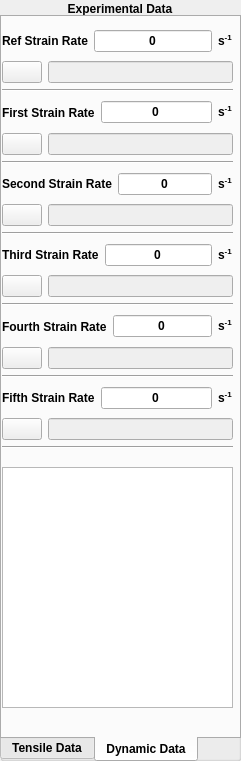
  <widget class="QGroupBox" name="groupBox">
   <property name="geometry">
    <rect>
     <x>0</x>
     <y>100</y>
     <width>241</width>
     <height>761</height>
    </rect>
   </property>
   <property name="font">
    <font>
     <weight>75</weight>
     <bold>true</bold>
    </font>
   </property>
   <property name="styleSheet">
    <string notr="true"/>
   </property>
   <property name="title">
    <string>Experimental Data</string>
   </property>
   <property name="alignment">
    <set>Qt::AlignCenter</set>
   </property>
   <widget class="QTabWidget" name="tabWidget_3">
    <property name="geometry">
     <rect>
      <x>0</x>
      <y>15</y>
      <width>241</width>
      <height>747</height>
     </rect>
    </property>
    <property name="tabPosition">
     <enum>QTabWidget::South</enum>
    </property>
    <property name="currentIndex">
     <number>1</number>
    </property>
    <widget class="QWidget" name="tab_6">
     <attribute name="title">
      <string>Tensile Data</string>
     </attribute>
     <widget class="QTableView" name="tabd">
      <property name="geometry">
       <rect>
        <x>0</x>
        <y>0</y>
        <width>241</width>
        <height>731</height>
       </rect>
      </property>
      <property name="verticalScrollBarPolicy">
       <enum>Qt::ScrollBarAsNeeded</enum>
      </property>
      <property name="horizontalScrollBarPolicy">
       <enum>Qt::ScrollBarAlwaysOff</enum>
      </property>
      <property name="sizeAdjustPolicy">
       <enum>QAbstractScrollArea::AdjustToContentsOnFirstShow</enum>
      </property>
      <property name="textElideMode">
       <enum>Qt::ElideMiddle</enum>
      </property>
      <attribute name="verticalHeaderVisible">
       <bool>false</bool>
      </attribute>
     </widget>
    </widget>
    <widget class="QWidget" name="tab_7">
     <attribute name="title">
      <string>Dynamic Data</string>
     </attribute>
     <widget class="QWidget" name="layoutWidget">
      <property name="geometry">
       <rect>
        <x>0</x>
        <y>10</y>
        <width>231</width>
        <height>422</height>
       </rect>
      </property>
      <layout class="QVBoxLayout" name="verticalLayout_7">
       <item>
        <layout class="QVBoxLayout" name="verticalLayout_3">
         <item>
          <layout class="QHBoxLayout" name="horizontalLayout_7">
           <item>
            <widget class="QLabel" name="label_2">
             <property name="text">
              <string>Ref Strain Rate</string>
             </property>
            </widget>
           </item>
           <item>
            <widget class="QLineEdit" name="ref1">
             <property name="inputMethodHints">
              <set>Qt::ImhPreferNumbers</set>
             </property>
             <property name="text">
              <string>0</string>
             </property>
             <property name="alignment">
              <set>Qt::AlignCenter</set>
             </property>
            </widget>
           </item>
           <item>
            <widget class="QLabel" name="label_3">
             <property name="text">
              <string>&lt;html&gt;&lt;head/&gt;&lt;body&gt;&lt;p&gt;s&lt;span style=&quot; vertical-align:super;&quot;&gt;-1&lt;/span&gt;&lt;/p&gt;&lt;/body&gt;&lt;/html&gt;</string>
             </property>
            </widget>
           </item>
          </layout>
         </item>
         <item>
          <layout class="QHBoxLayout" name="horizontalLayout_2">
           <item>
            <widget class="QPushButton" name="refst">
             <property name="text">
              <string/>
             </property>
             <property name="icon">
              <iconset>
               <normaloff>../../../../Downloads/icons8-add-file-24.png</normaloff>../../../../Downloads/icons8-add-file-24.png</iconset>
             </property>
            </widget>
           </item>
           <item>
            <widget class="QLineEdit" name="lineEdit_2">
             <property name="enabled">
              <bool>false</bool>
             </property>
            </widget>
           </item>
          </layout>
         </item>
        </layout>
       </item>
       <item>
        <widget class="Line" name="line">
         <property name="orientation">
          <enum>Qt::Horizontal</enum>
         </property>
        </widget>
       </item>
       <item>
        <layout class="QVBoxLayout" name="verticalLayout">
         <item>
          <layout class="QHBoxLayout" name="horizontalLayout_4">
           <item>
            <widget class="QLabel" name="label_4">
             <property name="text">
              <string>First Strain Rate</string>
             </property>
            </widget>
           </item>
           <item>
            <widget class="QLineEdit" name="ref2">
             <property name="inputMethodHints">
              <set>Qt::ImhPreferNumbers</set>
             </property>
             <property name="text">
              <string>0</string>
             </property>
             <property name="alignment">
              <set>Qt::AlignCenter</set>
             </property>
            </widget>
           </item>
           <item>
            <widget class="QLabel" name="label_5">
             <property name="text">
              <string>&lt;html&gt;&lt;head/&gt;&lt;body&gt;&lt;p&gt;s&lt;span style=&quot; vertical-align:super;&quot;&gt;-1&lt;/span&gt;&lt;/p&gt;&lt;/body&gt;&lt;/html&gt;</string>
             </property>
            </widget>
           </item>
          </layout>
         </item>
         <item>
          <layout class="QHBoxLayout" name="horizontalLayout_3">
           <item>
            <widget class="QPushButton" name="refst_2">
             <property name="text">
              <string/>
             </property>
             <property name="icon">
              <iconset>
               <normaloff>../../../../Downloads/icons8-add-file-24.png</normaloff>../../../../Downloads/icons8-add-file-24.png</iconset>
             </property>
            </widget>
           </item>
           <item>
            <widget class="QLineEdit" name="lineEdit_4">
             <property name="enabled">
              <bool>false</bool>
             </property>
            </widget>
           </item>
          </layout>
         </item>
        </layout>
       </item>
       <item>
        <widget class="Line" name="line_2">
         <property name="orientation">
          <enum>Qt::Horizontal</enum>
         </property>
        </widget>
       </item>
       <item>
        <layout class="QVBoxLayout" name="verticalLayout_2">
         <item>
          <layout class="QHBoxLayout" name="horizontalLayout_5">
           <item>
            <widget class="QLabel" name="label_6">
             <property name="text">
              <string>Second Strain Rate</string>
             </property>
            </widget>
           </item>
           <item>
            <widget class="QLineEdit" name="ref3">
             <property name="inputMethodHints">
              <set>Qt::ImhPreferNumbers</set>
             </property>
             <property name="text">
              <string>0</string>
             </property>
             <property name="alignment">
              <set>Qt::AlignCenter</set>
             </property>
            </widget>
           </item>
           <item>
            <widget class="QLabel" name="label_7">
             <property name="text">
              <string>&lt;html&gt;&lt;head/&gt;&lt;body&gt;&lt;p&gt;s&lt;span style=&quot; vertical-align:super;&quot;&gt;-1&lt;/span&gt;&lt;/p&gt;&lt;/body&gt;&lt;/html&gt;</string>
             </property>
            </widget>
           </item>
          </layout>
         </item>
         <item>
          <layout class="QHBoxLayout" name="horizontalLayout_6">
           <item>
            <widget class="QPushButton" name="refst_3">
             <property name="text">
              <string/>
             </property>
             <property name="icon">
              <iconset>
               <normaloff>../../../../Downloads/icons8-add-file-24.png</normaloff>../../../../Downloads/icons8-add-file-24.png</iconset>
             </property>
            </widget>
           </item>
           <item>
            <widget class="QLineEdit" name="lineEdit_6">
             <property name="enabled">
              <bool>false</bool>
             </property>
            </widget>
           </item>
          </layout>
         </item>
        </layout>
       </item>
       <item>
        <widget class="Line" name="line_3">
         <property name="orientation">
          <enum>Qt::Horizontal</enum>
         </property>
        </widget>
       </item>
       <item>
        <layout class="QVBoxLayout" name="verticalLayout_4">
         <item>
          <layout class="QHBoxLayout" name="horizontalLayout_8">
           <item>
            <widget class="QLabel" name="label_8">
             <property name="text">
              <string>Third Strain Rate</string>
             </property>
            </widget>
           </item>
           <item>
            <widget class="QLineEdit" name="ref4">
             <property name="inputMethodHints">
              <set>Qt::ImhPreferNumbers</set>
             </property>
             <property name="text">
              <string>0</string>
             </property>
             <property name="alignment">
              <set>Qt::AlignCenter</set>
             </property>
            </widget>
           </item>
           <item>
            <widget class="QLabel" name="label_9">
             <property name="text">
              <string>&lt;html&gt;&lt;head/&gt;&lt;body&gt;&lt;p&gt;s&lt;span style=&quot; vertical-align:super;&quot;&gt;-1&lt;/span&gt;&lt;/p&gt;&lt;/body&gt;&lt;/html&gt;</string>
             </property>
            </widget>
           </item>
          </layout>
         </item>
         <item>
          <layout class="QHBoxLayout" name="horizontalLayout_9">
           <item>
            <widget class="QPushButton" name="refst_4">
             <property name="text">
              <string/>
             </property>
             <property name="icon">
              <iconset>
               <normaloff>../../../../Downloads/icons8-add-file-24.png</normaloff>../../../../Downloads/icons8-add-file-24.png</iconset>
             </property>
            </widget>
           </item>
           <item>
            <widget class="QLineEdit" name="lineEdit_8">
             <property name="enabled">
              <bool>false</bool>
             </property>
            </widget>
           </item>
          </layout>
         </item>
        </layout>
       </item>
       <item>
        <widget class="Line" name="line_4">
         <property name="orientation">
          <enum>Qt::Horizontal</enum>
         </property>
        </widget>
       </item>
       <item>
        <layout class="QVBoxLayout" name="verticalLayout_5">
         <item>
          <layout class="QHBoxLayout" name="horizontalLayout_10">
           <item>
            <widget class="QLabel" name="label_10">
             <property name="text">
              <string>Fourth Strain Rate</string>
             </property>
            </widget>
           </item>
           <item>
            <widget class="QLineEdit" name="ref5">
             <property name="inputMethodHints">
              <set>Qt::ImhPreferNumbers</set>
             </property>
             <property name="text">
              <string>0</string>
             </property>
             <property name="alignment">
              <set>Qt::AlignCenter</set>
             </property>
            </widget>
           </item>
           <item>
            <widget class="QLabel" name="label_11">
             <property name="text">
              <string>&lt;html&gt;&lt;head/&gt;&lt;body&gt;&lt;p&gt;s&lt;span style=&quot; vertical-align:super;&quot;&gt;-1&lt;/span&gt;&lt;/p&gt;&lt;/body&gt;&lt;/html&gt;</string>
             </property>
            </widget>
           </item>
          </layout>
         </item>
         <item>
          <layout class="QHBoxLayout" name="horizontalLayout_11">
           <item>
            <widget class="QPushButton" name="refst_5">
             <property name="text">
              <string/>
             </property>
             <property name="icon">
              <iconset>
               <normaloff>../../../../Downloads/icons8-add-file-24.png</normaloff>../../../../Downloads/icons8-add-file-24.png</iconset>
             </property>
            </widget>
           </item>
           <item>
            <widget class="QLineEdit" name="lineEdit_10">
             <property name="enabled">
              <bool>false</bool>
             </property>
            </widget>
           </item>
          </layout>
         </item>
        </layout>
       </item>
       <item>
        <widget class="Line" name="line_5">
         <property name="orientation">
          <enum>Qt::Horizontal</enum>
         </property>
        </widget>
       </item>
       <item>
        <layout class="QVBoxLayout" name="verticalLayout_6">
         <item>
          <layout class="QHBoxLayout" name="horizontalLayout_12">
           <item>
            <widget class="QLabel" name="label_12">
             <property name="text">
              <string>Fifth Strain Rate</string>
             </property>
            </widget>
           </item>
           <item>
            <widget class="QLineEdit" name="ref6">
             <property name="inputMethodHints">
              <set>Qt::ImhPreferNumbers</set>
             </property>
             <property name="text">
              <string>0</string>
             </property>
             <property name="alignment">
              <set>Qt::AlignCenter</set>
             </property>
            </widget>
           </item>
           <item>
            <widget class="QLabel" name="label_13">
             <property name="text">
              <string>&lt;html&gt;&lt;head/&gt;&lt;body&gt;&lt;p&gt;s&lt;span style=&quot; vertical-align:super;&quot;&gt;-1&lt;/span&gt;&lt;/p&gt;&lt;/body&gt;&lt;/html&gt;</string>
             </property>
            </widget>
           </item>
          </layout>
         </item>
         <item>
          <layout class="QHBoxLayout" name="horizontalLayout_13">
           <item>
            <widget class="QPushButton" name="refst_6">
             <property name="text">
              <string/>
             </property>
             <property name="icon">
              <iconset>
               <normaloff>../../../../Downloads/icons8-add-file-24.png</normaloff>../../../../Downloads/icons8-add-file-24.png</iconset>
             </property>
            </widget>
           </item>
           <item>
            <widget class="QLineEdit" name="lineEdit_12">
             <property name="enabled">
              <bool>false</bool>
             </property>
            </widget>
           </item>
          </layout>
         </item>
        </layout>
       </item>
       <item>
        <widget class="Line" name="line_6">
         <property name="orientation">
          <enum>Qt::Horizontal</enum>
         </property>
        </widget>
       </item>
      </layout>
     </widget>
     <widget class="QTableView" name="dym">
      <property name="enabled">
       <bool>true</bool>
      </property>
      <property name="geometry">
       <rect>
        <x>0</x>
        <y>450</y>
        <width>231</width>
        <height>241</height>
       </rect>
      </property>
      <property name="sizePolicy">
       <sizepolicy hsizetype="Fixed" vsizetype="Expanding">
        <horstretch>0</horstretch>
        <verstretch>0</verstretch>
       </sizepolicy>
      </property>
      <property name="sizeAdjustPolicy">
       <enum>QAbstractScrollArea::AdjustToContentsOnFirstShow</enum>
      </property>
      <attribute name="verticalHeaderVisible">
       <bool>false</bool>
      </attribute>
     </widget>
    </widget>
   </widget>
  </widget>
